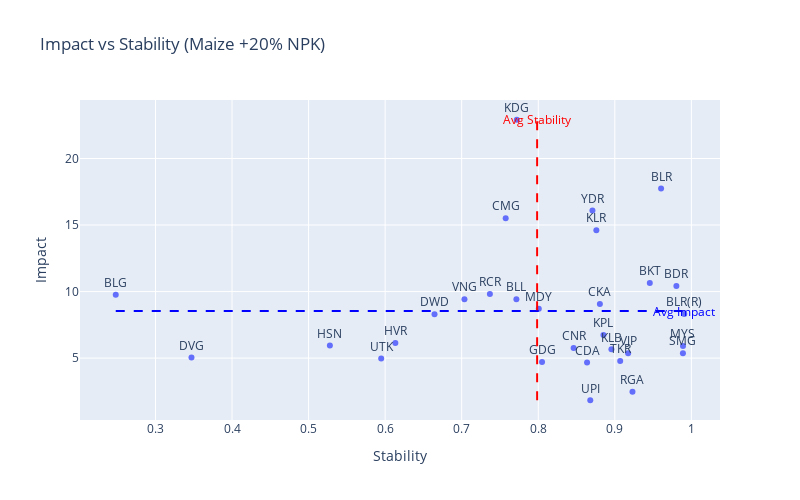

Notebook cell for this chart:
### Code cell
import plotly.express as px

# Visualization function
def Calculate_and_visualize_1D(Working_Directory, crop, perturbation, what):
    calculate_and_visualize(perturbation, crop, Working_Directory, what, False)
    stability, stress, impact, stability_column_name, stress_column_name, impact_column_name = calculate_metrics(Working_Directory, crop, perturbation, what)
    
    # Add metrics to Working_Directory DataFrame
    Working_Directory[stability_column_name] = stability
    Working_Directory[stress_column_name] = stress
    Working_Directory[impact_column_name] = impact
    
    # Prepare data for Plotly
    for_plots = Working_Directory[[stability_column_name, impact_column_name, 'Abbreviation']].copy()
    for_plots.rename(columns={stability_column_name: 'stability', impact_column_name: 'Impact'}, inplace=True)

    # Create scatter plot with Plotly
    fig_increase = px.scatter(
        for_plots,
        x='stability',
        y='Impact',
        title=f'Impact vs Stability ({crop} +{perturbation}% {what})',
        labels={'stability': 'Stability', 'Impact': 'Impact'},
        text='Abbreviation',
        size_max=8,
        width=800,
        height=500
    )

    # Update hover labels
    fig_increase.update_traces(
        hoverlabel=dict(bgcolor='grey', font=dict(color='white')),
        textposition='top center'
    )

    # Calculate and add average lines
    avg_x_increase = for_plots['stability'].mean()
    avg_y_increase = for_plots['Impact'].mean()

    fig_increase.add_shape(
        type='line',
        x0=min(for_plots['stability']),
        x1=max(for_plots['stability']),
        y0=avg_y_increase,
        y1=avg_y_increase,
        line=dict(color='blue', width=2, dash='dash')
    )
    fig_increase.add_shape(
        type='line',
        x0=avg_x_increase,
        x1=avg_x_increase,
        y0=min(for_plots['Impact']),
        y1=max(for_plots['Impact']),
        line=dict(color='red', width=2, dash='dash')
    )

    # Add annotations for average lines
    fig_increase.add_annotation(
        x=avg_x_increase,
        y=max(for_plots['Impact']),
        text='Avg Stability',
        showarrow=False,
        font=dict(color='red')
    )
    fig_increase.add_annotation(
        x=max(for_plots['stability']),
        y=avg_y_increase,
        text='Avg Impact',
        showarrow=False,
        font=dict(color='blue')
    )

    # Add tooltips
    fig_increase.update_traces(
        hoverinfo='text+name',
        hovertext=["Impact: " + str(y) +
                   f"<br>Stability: {x}"
                   for x, y in zip(for_plots['stability'], for_plots['Impact'])]
    )

    # Show the plot
    fig_increase.show()

# Example usage
crop = 'Maize'
perturbation = 20
what = 'NPK'
Calculate_and_visualize_1D(Working_Directory, crop, perturbation, what)

### Figure 1 — Plotly figure (JSON) as saved in the notebook; plotly's stock layout.template omitted (floating-point values rounded to 4 significant figures)
{"data": [{"hoverinfo": "text+name", "hoverlabel": {"bgcolor": "grey", "font": {"color": "white"}}, "hovertemplate": "Stability=%{x}<br>Impact=%{y}<br>Abbreviation=%{text}<extra></extra>", "hovertext": ["Impact: 17.749218478638415<br>Stability: 0.9604688924024141", "Impact: 8.32022168470986<br>Stability: 0.9907166064611307", "Impact: 2.4784688995215314<br>Stability: 0.9230742257652316", "Impact: 4.677635812115084<br>Stability: 0.8637517394319145", "Impact: 5.05337430754923<br>Stability: 0.34702950044936975", "Impact: 14.610574189880616<br>Stability: 0.8758902495462867", "Impact: 9.067124209648217<br>Stability: 0.8805082010627975", "Impact: 5.371867992160048<br>Stability: 0.9889892577739378", "Impact: 4.791529580666388<br>Stability: 0.9070679095429968", "Impact: 15.513503822143987<br>Stability: 0.7574683032463605", "Impact: nan<br>Stability: 0.8235572389588522", "Impact: 1.834862385321101<br>Stability: 0.867948489122726", "Impact: 5.954416551625007<br>Stability: 0.5278272251171072", "Impact: 22.91166787567658<br>Stability: 0.7720255648448108", "Impact: 8.71718161654717<br>Stability: 0.8007082508699134", "Impact: 5.908686585881564<br>Stability: 0.989055991938197", "Impact: 5.751727682133535<br>Stability: 0.8461918353185103", "Impact: 9.770302275824523<br>Stability: 0.24810798772407283", "Impact: 5.372315278336213<br>Stability: 0.9173898965265065", "Impact: 10.635719649263605<br>Stability: 0.945705715761425", "Impact: 8.301520400732617<br>Stability: 0.6645099816935156", "Impact: 4.711285710159161<br>Stability: 0.8049600125277456", "Impact: 6.132961858534851<br>Stability: 0.6133509395696476", "Impact: 4.965127864496845<br>Stability: 0.5948549143986265", "Impact: 9.425729251766063<br>Stability: 0.7714570928093402", "Impact: 10.426370476531709<br>Stability: 0.9804662388309122", "Impact: 5.663087340127214<br>Stability: 0.8955819614000117", "Impact: 16.086793864571643<br>Stability: 0.8707858099210931", "Impact: 9.820193637621024<br>Stability: 0.736846261860122", "Impact: 6.745264175935076<br>Stability: 0.8851831201262341", "Impact: 9.425729251766063<br>Stability: 0.703603960771368"], "legendgroup": "", "marker": {"color": "#636efa", "symbol": "circle"}, "mode": "markers+text", "name": "", "orientation": "v", "showlegend": false, "text": ["BLR", "BLR(R)", "RGA", "CDA", "DVG", "KLR", "CKA", "SMG", "TKR", "CMG", "DKA", "UPI", "HSN", "KDG", "MDY", "MYS", "CNR", "BLG", "VJP", "BKT", "DWD", "GDG", "HVR", "UTK", "BLL", "BDR", "KLB", "YDR", "RCR", "KPL", "VNG"], "textposition": "top center", "type": "scatter", "x": [0.9605, 0.9907, 0.9231, 0.8638, 0.347, 0.8759, 0.8805, 0.989, 0.9071, 0.7575, 0.8236, 0.8679, 0.5278, 0.772, 0.8007, 0.9891, 0.8462, 0.2481, 0.9174, 0.9457, 0.6645, 0.805, 0.6134, 0.5949, 0.7715, 0.9805, 0.8956, 0.8708, 0.7368, 0.8852, 0.7036], "xaxis": "x", "y": [17.75, 8.32, 2.478, 4.678, 5.053, 14.61, 9.067, 5.372, 4.792, 15.51, null, 1.835, 5.954, 22.91, 8.717, 5.909, 5.752, 9.77, 5.372, 10.64, 8.302, 4.711, 6.133, 4.965, 9.426, 10.43, 5.663, 16.09, 9.82, 6.745, 9.426], "yaxis": "y"}], "layout": {"annotations": [{"font": {"color": "red"}, "showarrow": false, "text": "Avg Stability", "x": 0.7986, "y": 22.91}, {"font": {"color": "blue"}, "showarrow": false, "text": "Avg Impact", "x": 0.9907, "y": 8.54}], "height": 500, "legend": {"tracegroupgap": 0}, "shapes": [{"line": {"color": "blue", "dash": "dash", "width": 2}, "type": "line", "x0": 0.2481, "x1": 0.9907, "y0": 8.54, "y1": 8.54}, {"line": {"color": "red", "dash": "dash", "width": 2}, "type": "line", "x0": 0.7986, "x1": 0.7986, "y0": 1.835, "y1": 22.91}], "title": {"text": "Impact vs Stability (Maize +20% NPK)"}, "width": 800, "xaxis": {"anchor": "y", "domain": [0, 1], "title": {"text": "Stability"}}, "yaxis": {"anchor": "x", "domain": [0, 1], "title": {"text": "Impact"}}}}
